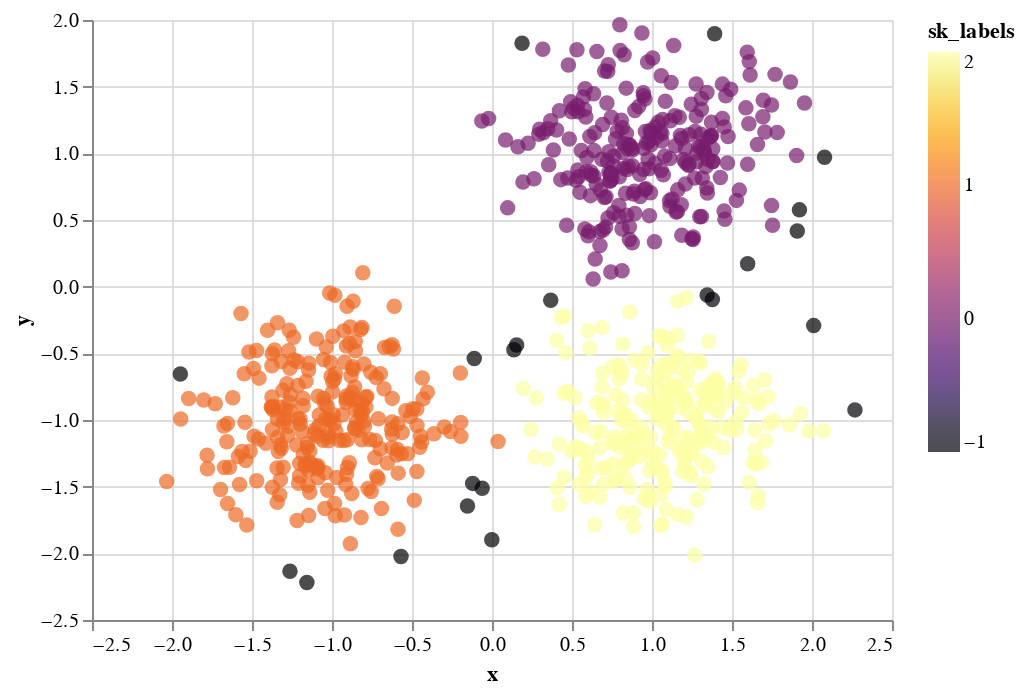

The notebook cell this image was saved under:
### Code cell
# sk labels
alt.Chart(df).mark_circle(size=60).encode(
    x='x',
    y='y',
    color=alt.Color('sk_labels', scale=alt.Scale(scheme='inferno')),
)

### Figure 1 — Vega-Lite specification as saved in the notebook (floating-point values rounded to 4 significant figures; data arrays with more than 128 entries replaced by an {"elided": "..."} marker saying what was removed)
{"config": {"view": {"continuousWidth": 400, "continuousHeight": 300}}, "data": {"name": "data-151aad31018ef3345a0af745c3068259"}, "mark": {"type": "circle", "size": 60}, "encoding": {"color": {"type": "quantitative", "field": "sk_labels", "scale": {"scheme": "inferno"}}, "x": {"type": "quantitative", "field": "x"}, "y": {"type": "quantitative", "field": "y"}}, "$schema": "https://vega.github.io/schema/vega-lite/v4.8.1.json", "datasets": {"data-151aad31018ef3345a0af745c3068259": {"elided": "750 records"}}}
